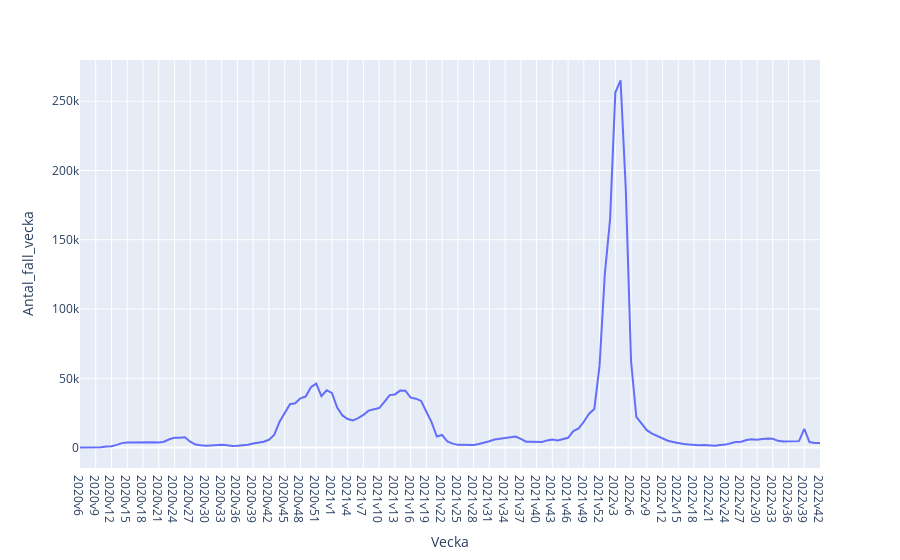

Source (notebook cell):
### Code cell
# 1d Plotly Express
px.line(covid, x='Vecka', y='Antal_fall_vecka')

### Figure 1 — Plotly figure (JSON) as saved in the notebook; plotly's stock layout.template omitted (floating-point values rounded to 4 significant figures; data arrays with more than 128 entries replaced by an {"elided": "..."} marker saying what was removed)
{"data": [{"hovertemplate": "Vecka=%{x}<br>Antal_fall_vecka=%{y}<extra></extra>", "legendgroup": "", "line": {"color": "#636efa", "dash": "solid"}, "marker": {"symbol": "circle"}, "mode": "lines", "name": "", "orientation": "v", "showlegend": false, "type": "scatter", "x": {"elided": "142 str values"}, "xaxis": "x", "y": {"elided": "142 int values"}, "yaxis": "y"}], "layout": {"legend": {"tracegroupgap": 0}, "margin": {"t": 60}, "xaxis": {"anchor": "y", "domain": [0, 1], "title": {"text": "Vecka"}}, "yaxis": {"anchor": "x", "domain": [0, 1], "title": {"text": "Antal_fall_vecka"}}}}
